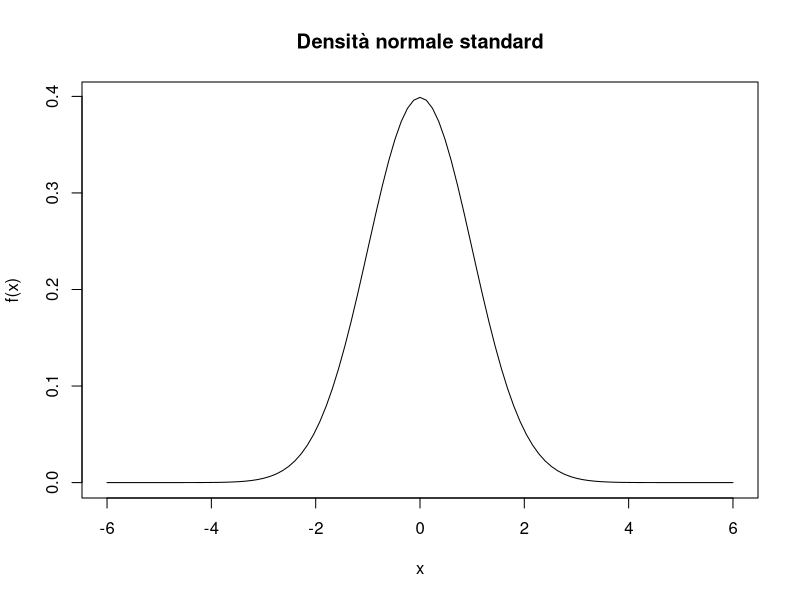
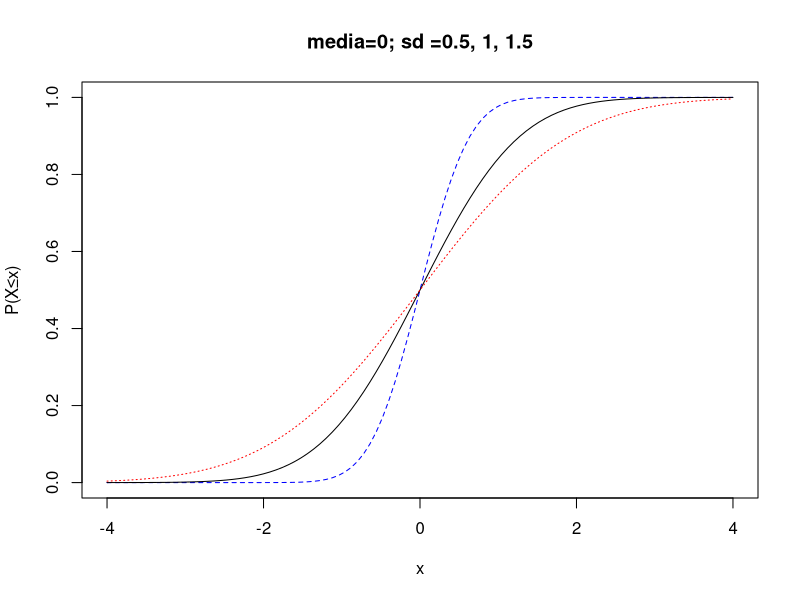
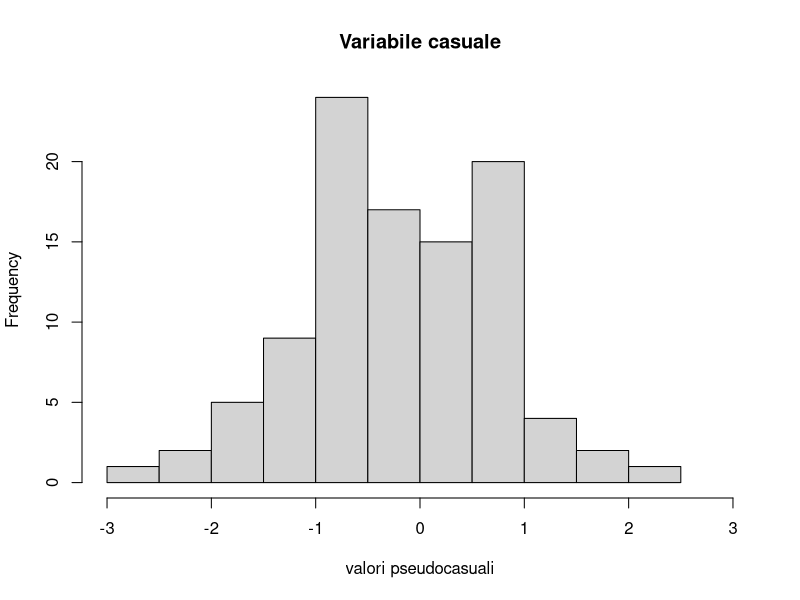
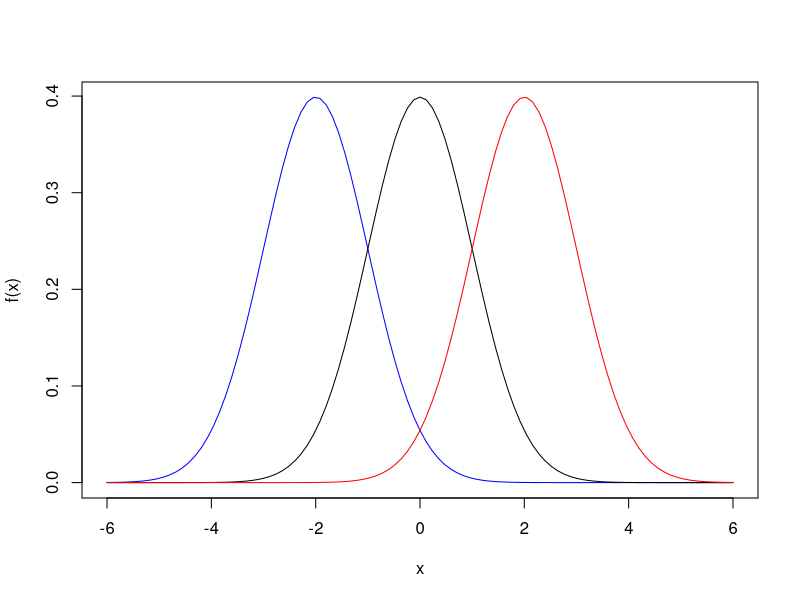
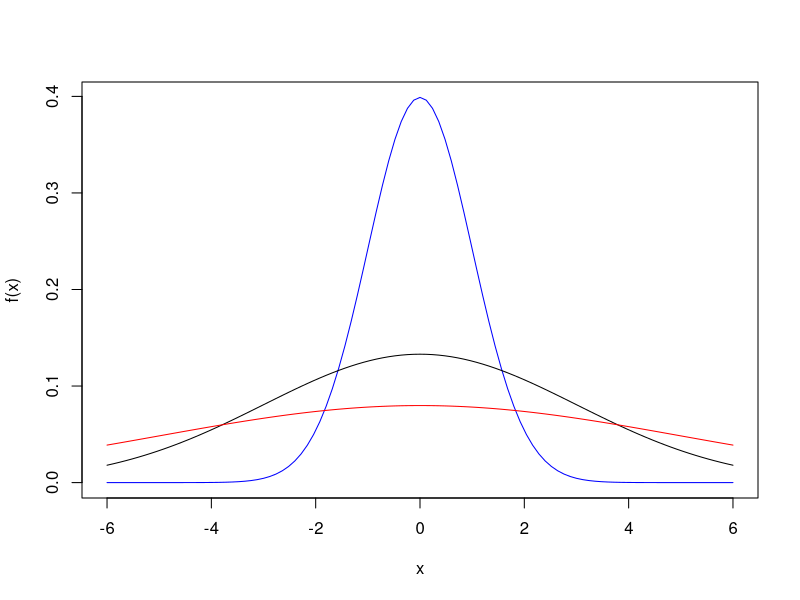

Recreate these plots in R, in order.
## ---- chunk 1
library(ggplot2)

data(mpg)

## ---- chunk 2
curve(dnorm(x,mean =0, sd =1), from =-6, to=6, xlab="x", ylab="f(x)", lty =1, main = "Densità normale standard")

## ---- chunk 3
curve(pnorm(x, mean = 0, sd = 0.5, lower.tail = TRUE), from = -4, to = 4, xlab = "x", ylab ="P(X≤x)", main="media=0; sd =0.5, 1, 1.5",lty =2, col = "blue")

curve(pnorm(x, mean = 0, sd = 1, lower.tail = TRUE), add =TRUE)

curve(pnorm(x, mean =0, sd =1.5, lower.tail = TRUE), add =TRUE, lty =3, col = "red")

## ---- chunk 4
z<-c(0 ,0.25 ,0.5 ,0.75 ,1)
qnorm(z, mean = 0, sd = 1)

## ---- chunk 5
v_c <- rnorm(n = 100, mean = 0, sd = 1)
hist(v_c, main = "Variabile casuale", xlim = c(-3,3), xlab = "valori pseudocasuali")

## ---- chunk 6
curve(dnorm(x,mean =-2, sd =1), from =-6, to=6, xlab="x", ylab="f(x)", lty =1, col = "blue")

curve(dnorm(x,mean =0, sd =1), from =-6, to=6, xlab="x", ylab="f(x)", lty =1, add = TRUE)

curve(dnorm(x,mean =2, sd =1), from =-6, to=6, xlab="x", ylab="f(x)", lty =1, add= TRUE, col = "red")

## ---- chunk 7
curve(dnorm(x,mean =0, sd =1), from =-6, to=6, xlab="x", ylab="f(x)", lty =1, col = "blue")

curve(dnorm(x,mean =0, sd =3), from =-6, to=6, xlab="x", ylab="f(x)", lty =1, add = TRUE)

curve(dnorm(x,mean =0, sd =5), from =-6, to=6, xlab="x", ylab="f(x)", lty =1, add= TRUE, col = "red")

## ---- chunk 8
pnorm(3, mean = 0, sd = 1) - pnorm(-3, mean=0, sd = 1)

## ---- chunk 9
# Media della variabile hwy -> miglia per gallone in autostrada
stimamu = mean(mpg$hwy)
stimamu

## ---- chunk 10
# Varianza della variabile hwy
stimasigma2 = (length(mpg$hwy) - 1)*var(mpg$hwy)/length(mpg$hwy)
stimasigma2

## ---- chunk 11
mean(mpg$hwy)

## ---- chunk 12
alpha <- 1-0.90
z <- qnorm(1- alpha/2,mean = 0, sd = 1)

n <-length(mpg$hwy)

#limite inferiore
mean(mpg$hwy)- qnorm(1- alpha /2, mean=0, sd =1) *4/ sqrt(n)

#limite superiore
mean(mpg$hwy)+qnorm (1- alpha /2, mean=0, sd =1) *4/ sqrt(n)

## ---- chunk 13
#media campionaria
mean(mpg$cty)

#deviazione standard campionaria
sd(mpg$cty)

## ---- chunk 14
alpha <- 1-0.90
n <- length(mpg$cty)
t <- qt(1-alpha/2,df=n-1)

#limite inferiore
mean(mpg$cty)-qt(1- alpha/2,df=n - 1)*sd(mpg$cty)/sqrt(n)

#limite superiore
mean(mpg$cty)+qt(1-alpha/2,df=n -1)*sd(mpg$cty)/sqrt(n)

## ---- chunk 15
#media campionaria
mean(mpg$hwy)

#varianza campionaria
var(mpg$hwy)

## ---- chunk 16
n <- length(mpg$hwy)
mu <- 23

alpha <- 1-0.90
x_1 <- qchisq(alpha/2, df=n)
x_2 <- qchisq(1-alpha/2, df=n)

#limite inferiore
((n-1)*var(mpg$hwy)+n*(mean(mpg$hwy)-mu)**2)/qchisq(1- alpha/2, df=n)

#limite superiore
((n-1)*var(mpg$hwy)+n*(mean(mpg$hwy)-mu)**2)/qchisq( alpha/2, df=n)

## ---- chunk 17
#media campionaria
mean(mpg$hwy)

#varianza campionaria
var(mpg$hwy)

## ---- chunk 18
n <- length(mpg$hwy)
alpha <- 1-0.90

x_3 <- qchisq(alpha/2, df=n-1)
x_4 <- qchisq(1-alpha/2, df=n-1)


#limite inferiore
(n-1)*var(mpg$hwy)/qchisq(1-alpha/2, df=n-1)

#limite superiore
(n-1)*var(mpg$hwy)/qchisq(alpha/2, df=n -1)

## ---- chunk 19
alpha <- 1-0.90
z_1 <- qnorm(1-alpha/2, mean=0, sd=1)

n1 <-length(mpg$hwy)
n2 <-length(mpg$cty)
m1 <-mean(mpg$hwy)
m2 <-mean(mpg$cty)
sigma1 <- sd(mpg$hwy)
sigma2 <- sd(mpg$cty)

#limite inferiore
m1-m2-qnorm(1-alpha/2, mean=0, sd=1)*sqrt(sigma1^2/n1+ sigma2^2/n2)

#limite superiore
m1-m2+qnorm(1-alpha/2, mean=0, sd=1)*sqrt(sigma1^2/n1+ sigma2^2/n2)

## ---- chunk 20
alpha = 0.05
mu <- mean(mpg$hwy)
sigma <- sd(mpg$hwy)

#La distribuzione della statistica test è normale
qnorm(1-alpha/2, mean=0, sd=1)
n <- length(mpg$hwy)


mu_1 <- mean(mpg$cty)
z <- (mu_1 - mu)/(sigma/sqrt(n))
z

pvalue <- 2*(1-pnorm(abs(z), mean=0, sd=1))
pvalue

## ---- chunk 21
alpha <- 0.01
mu <- mean(mpg$cty)
n <- length(mpg$cty)

#La distribuzione della statistica test è t di student
qt(1-alpha/2, df = n-1)

mu_1 <- mean(mpg$hwy)
sigma <- sd(mpg$hwy)
z <- (mu_1 - mu)/(sigma/sqrt(n))
z

pvalue <- 2*(1-pt(abs(z), df = n-1))
pvalue

## ---- chunk 22
alpha = 0.05

mu <- mean(mpg$hwy)
sigma <- sd(mpg$hwy)

mu_1 <- mean(mpg$cty)
sigma_1 <- sd(mpg$cty)
n <- length(mpg$cty)

#La distribuzione della statistica test è chi-quadrato
qchisq(alpha/2, df = n)
qchisq(1-alpha/2, df = n)

z <- (n-1)*sigma_1/sigma+n*(mu_1-mu)**2/sigma_1
z

## ---- chunk 23
alpha = 0.05

sigma <- sd(mpg$cty)

sigma_1 <- sd(mpg$hwy)
n <- length(mpg$hwy)

#La distribuzione della statistica test è chi-quadrato
qchisq(alpha/2, df = n-1)
qchisq(1-alpha/2, df = n-1)

z <- (n-1)*sigma_1/sigma
z

## ---- chunk 24
n <- length(mpg$hwy)
mu <- mean(mpg$hwy)
sigma <- sd(mpg$hwy)

## ---- chunk 25
a <- numeric(4)
for(i in 1:4)
a[i] <- qnorm(0.2*i, mean=mu, sd=sigma)
a

## ---- chunk 26
r <- 5

nint <- numeric (r)
nint[1] <-length(which(mpg$hwy < a[1]))
nint[2] <-length(which((mpg$hwy >= a[1])&(mpg$hwy[2])))
nint[3] <-length(which((mpg$hwy >= a[2])&(mpg$hwy[3])))
nint[4] <-length(which((mpg$hwy >= a[3])&(mpg$hwy<a[4])))
nint[5] <-length(which( mpg$hwy >=a[4]))
nint

sum(nint)

## ---- chunk 27
chi <- sum(((nint - n*0.2)/sqrt(n*0.2))**2)
chi
           
## ---- chunk 28
r <- 5
k <- 2
alpha <- 0.05

qchisq(alpha/2, df=r-k -1)
qchisq(1- alpha/2, df=r-k -1)
